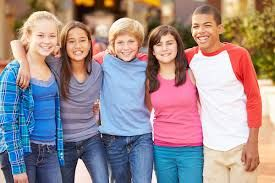
#> input picture Project/Face Detection/image1.jpg, 275 x 183 px, found by its file name
$ jupyter execute 'Face Detection Project.ipynb'
#> lines starting #> are read from the running program, lines starting #| are printed output that depends on the picture; after the words box and inside, x2 and y2 are one past the last pixel; in counts of white or black regions, pixels touching at a corner belong together
## Import Libraries

[cell 1]
import cv2
import numpy as np
import pandas as pd
import matplotlib.pyplot as plt
import seaborn as sns

[cell 2]
import cv2
import matplotlib.pyplot as plt

### Read the Image and Display shape

[cell 3]
image = cv2.imread('C:\\Program Files\\Project\\Face Detection\\image1.jpg')
#> image is the input picture: shape (183, 275, 3); mean B, G, R 142.6, 140, 157.6
display (image.shape)

### Display the Image with Matplotlib

[cell 4]
plt.imshow(image)
plt.show()

### Print the Image Values and Pixel Values

[cell 5]
print(image)
#> (printed output is left out)

### Display the Image with CV2

[cell 6]
cv2.imshow('', image)
cv2.waitKey(0)

### Resize the Image

[cell 7]
image = cv2.resize(image, (800, 600))
#> image: shape (600, 800, 3)

image.shape
#> Out = (600, 800, 3)

### Display the Image to Small size Image

[cell 8]
cv2.imshow('',image)
cv2.waitKey(0)

### Gray Image  is Convert to Back and White

[cell 9]
image_gray = cv2.cvtColor(image, cv2.COLOR_BGR2GRAY)
cv2.imshow('',image_gray)
cv2.waitKey(0)

### display the Size of the Gray Image(Back and White)

[cell 10]
display (image_gray.shape)

### Load Face Detector . Xml file

[cell 11]
face_detector = cv2.CascadeClassifier('C:\\Program Files\\Project\\Face Detection\\haarcascade_frontalface_default.xml')
face_detector

### Display the Face Detection co-ordinates values

[cell 12]
detections = face_detector.detectMultiScale(image_gray)
#> detections = [[182, 101, 88, 88], [325, 108, 83, 83], [542, 49, 93, 93], [438, 112, 86, 86], [80, 78, 103, 103]]
display (detections)

### Display the length and Number of face detected

[cell 13]
display (len(detections))

### Display each detected face with rectangle

[cell 14]
x=390  # X - Co ordinates
y=323  # Y- Co ordinates
w=56   # Face Width
h=56   # Face Height
cv2.rectangle(image_gray, (x, y), (x + w, y + h), (0,255,255), 1)
cv2.imshow('', image_gray)
cv2.waitKey(0)

### Second detected face with rectangle

[cell 15]
x=115  # X - Co ordinates
y=124  # Y- Co ordinates
w=52   # Face Width
h=52   # Face Height

cv2.rectangle(image_gray, (x, y), (x + w, y + h), (0,255,255), 5)
cv2.imshow('', image_gray)
cv2.waitKey(0)

### Third detected face with rectangle

[cell 16]
x=475  # X - Co ordinates
y=123  # Y- Co ordinates
w=59   # Face Width
h=59  # Face Height
cv2.rectangle(image_gray, (x, y), (x + w, y + h), (0,255,255), 5)
cv2.imshow('', image_gray)
cv2.waitKey(0)

### Display all detected face with rectangle

[cell 17]
for (x, y, w, h) in detections:
  #print (x, y, w, h)
  cv2.rectangle(image_gray, (x, y), (x + w, y + h), (0,255,255), 5)
#> this loop made 5 passes
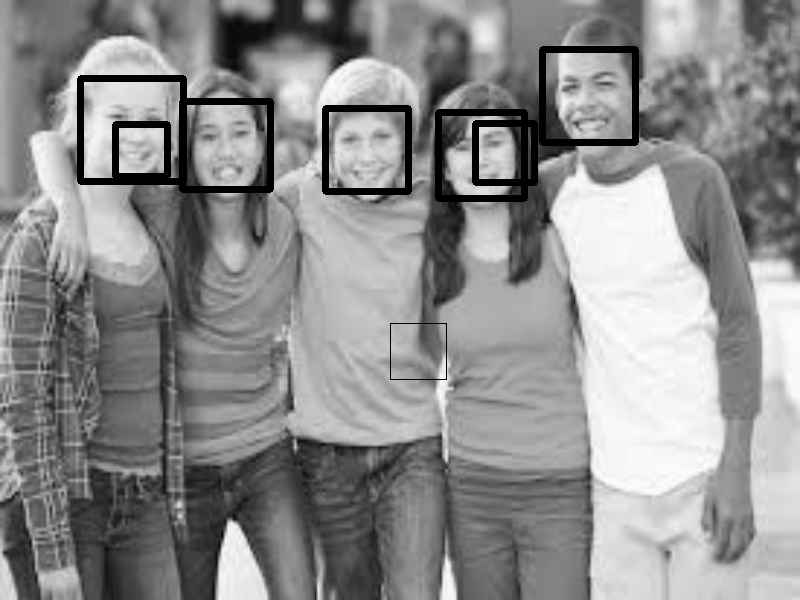
#> image_gray: shape (600, 800); min 0, max 254, mean 141
cv2.imshow('', image_gray)
cv2.waitKey(0)
plt.show()

### face detection by colour image

[cell 18]
image = cv2.imread('C:\\Program Files\\Project\\Face Detection\\image1.jpg')
display (image.shape)
image = cv2.resize(image, (800, 600)) # Resize image
display (image.shape)
detections = face_detector.detectMultiScale(image)
display (detections)

### Display  the Image

[cell 19]
for (x, y, w, h) in detections:
  #print (x, y, w, h)
  cv2.rectangle(image, (x, y), (x + w, y + h), (0,255,255), 5)
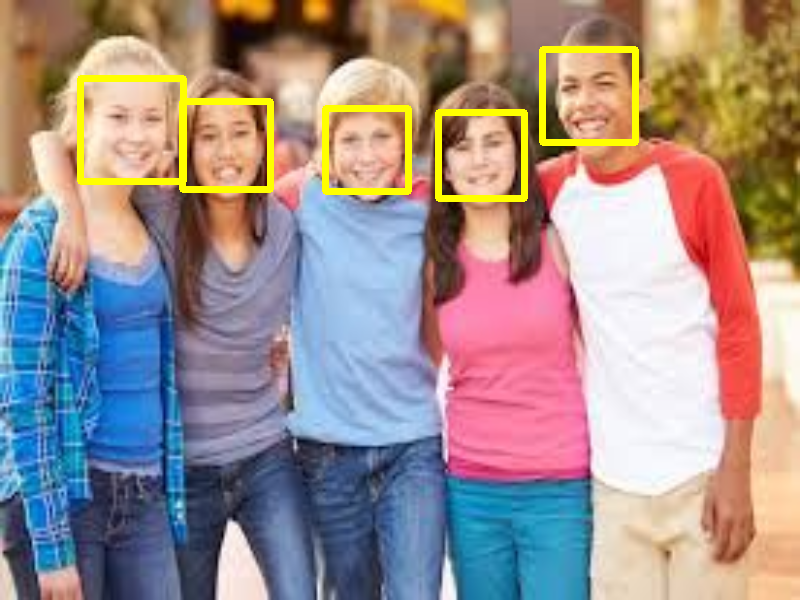
#> image: shape (600, 800, 3); mean B, G, R 140, 143.2, 159.7
cv2.imshow('',image)
cv2.waitKey(0)
plt.show()

### parameter - Scale factor

[cell 20]
image = cv2.imread('C:\\Program Files\\Project\\Face Detection\\image1.jpg')
image = cv2.resize(image, (800, 600)) # Resize image
image_gray = cv2.cvtColor(image, cv2.COLOR_BGR2GRAY)
detections = face_detector.detectMultiScale(image_gray, scaleFactor = 1.09)
#> detections = [[182, 102, 87, 87], [324, 109, 83, 83], [438, 113, 86, 86], [540, 48, 95, 95], [79, 76, 105, 105]]
display (detections)
for (x, y, w, h) in detections:
    cv2.rectangle(image, (x, y), (x + w, y + h), (0,255,0), 5)
#> this loop made 5 passes
#> image: shape (600, 800, 3); mean B, G, R 140, 143.3, 153.3
cv2.imshow('',image)
cv2.waitKey(0)
plt.show()

### Load Image and display It

[cell 21]
image = cv2.imread('C:\\Program Files\\Project\\Face Detection\\image1.jpg')
cv2.imshow('',image)
cv2.waitKey(0)
plt.show()

[cell 22]
image = cv2.imread('C:\\Program Files\\Project\\Face Detection\\image1.jpg')
image_gray = cv2.cvtColor(image, cv2.COLOR_BGR2GRAY)
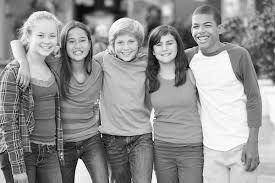
#> image_gray: shape (183, 275); min 4, max 255, mean 145.6
detections = face_detector.detectMultiScale(image_gray, scaleFactor = 1.09)
#> detections = [[187, 14, 30, 30], [63, 30, 29, 29], [111, 31, 28, 28], [151, 34, 27, 27], [31, 24, 31, 31]]
display (detections)
for (x, y, w, h) in detections:
    print(w, h)
    cv2.rectangle(image, (x, y), (x + w, y + h), (0,255,0), 2)
#> this loop made 5 passes
#| 30 30
#| 29 29
#| 28 28
#| 27 27
#| 31 31
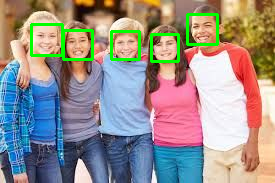
#> image: shape (183, 275, 3); 3.31% of pixels changed, all inside (x1, y1, x2, y2) = (30, 13, 219, 63)
cv2.imshow('',image)
cv2.waitKey(0)
plt.show()

### parameter -min Neighbors-It reduces false positive

[cell 23]
image = cv2.imread('C:\\Program Files\\Project\\Face Detection\\image1.jpg')

image_gray = cv2.cvtColor(image, cv2.COLOR_BGR2GRAY)
detections = face_detector.detectMultiScale(image_gray, scaleFactor = 1.2,minNeighbors=7)
#> detections = [[63, 30, 29, 29], [151, 33, 29, 29]]
display (detections)
for (x, y, w, h) in detections:
    print(w, h)
    cv2.rectangle(image, (x, y), (x + w, y + h), (0,255,0), 2)
#> this loop made 2 passes
#| 29 29
#| 29 29
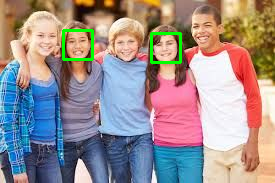
#> image: shape (183, 275, 3); 1.37% of pixels changed, all inside (x1, y1, x2, y2) = (62, 29, 182, 64)
cv2.imshow('',image)
cv2.waitKey(0)
plt.show()

### Minsize and Maxsize

[cell 24]
image = cv2.imread('C:\\Program Files\\Project\\Face Detection\\image1.jpg')
image_gray = cv2.cvtColor(image, cv2.COLOR_BGR2GRAY)
detections = face_detector.detectMultiScale(image_gray, scaleFactor = 1.2,minNeighbors=7,minSize=(20,20), maxSize=(100,100))
display (detections)
for (x, y, w, h) in detections:
    print(w, h)
    cv2.rectangle(image, (x, y), (x + w, y + h), (0,255,0), 2)
cv2.imshow('',image)
cv2.waitKey(0)
plt.show()

## Eye Detector

### Load Eye detector . Xml file

[cell 25]
eye_detector= cv2.CascadeClassifier('C:\\Program Files\\Project\\Face Detection\\haarcascade_eye.xml')

display (eye_detector)

### Use Both Eye  And Face Detection

[cell 26]
image = cv2.imread('C:\\Program Files\\Project\\Face Detection\\image1.jpg')
display (image.shape)

image = cv2.resize(image, (1600,1000)) # Resize image
#> image: shape (1000, 1600, 3)
print(image.shape)
#| (1000, 1600, 3)
face_detections = face_detector.detectMultiScale(image, scaleFactor = 1.3, minSize = (30,30))
#> face_detections = [[369, 159, 165, 165], [653, 173, 155, 155], [892, 184, 147, 147], [1089, 75, 170, 170], [185, 131, 168, 168]]
for (x, y, w, h) in face_detections:
    cv2.rectangle(image, (x, y), (x + w, y + h), (0,255,0), 2)
#> this loop made 5 passes
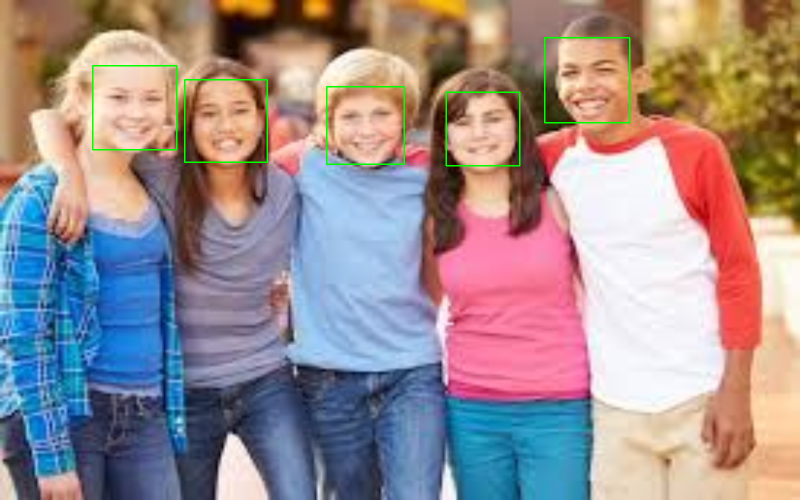
#> image: shape (1000, 1600, 3) (shown at 1/2 size); mean B, G, R 141.9, 140.7, 156.5

eye_detections = eye_detector.detectMultiScale(image, scaleFactor = 1.1, minNeighbors=10, maxSize=(60,60))
#> eye_detections = 15 rows, first 6: [859, 27, 49, 49], [146, 157, 39, 39], [453, 200, 47, 47], [798, 298, 45, 45], [1185, 119, 46, 46], [280, 176, 46, 46]

for (x, y, w, h) in eye_detections:
    print(w, h)
    cv2.rectangle(image, (x, y), (x + w, y + h), (0,0,255), 2)
#> this loop made 15 passes
#> (x, y, w, h) on passes 1 to 12: (859, 27, 49, 49), (146, 157, 39, 39), (453, 200, 47, 47), (798, 298, 45, 45), (1185, 119, 46, 46), (280, 176, 46, 46), (398, 207, 45, 45), (962, 275, 42, 42), (29, 64, 50, 50), (1118, 121, 47, 47), (227, 844, 41, 41), (214, 171, 48, 48)
#| 49 49
#| 39 39
#| 47 47
#| 45 45
#| 46 46
#| 46 46
#| 45 45
#| 42 42
#> (further printed lines are left out)
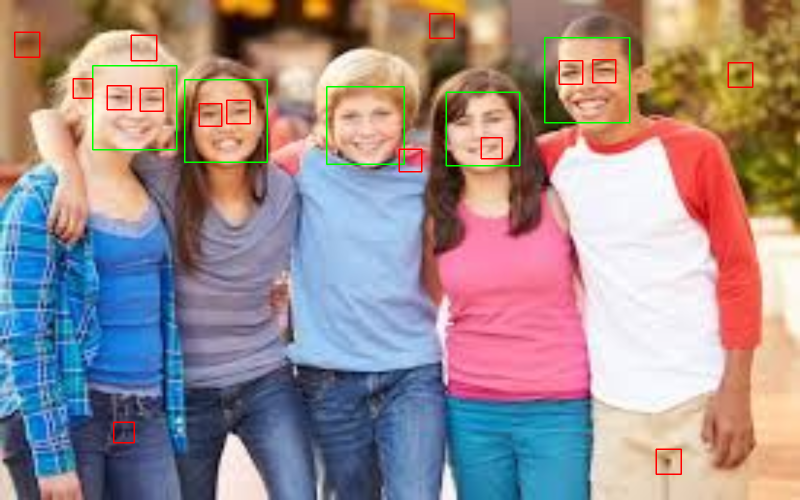
#> image: shape (1000, 1600, 3) (shown at 1/2 size); 0.52% of pixels changed, all inside (x1, y1, x2, y2) = (28, 26, 1507, 950)
cv2.imshow('',image)
cv2.waitKey(0)
plt.show()

## Full Body Detector

### Load . Xml file

[cell 27]
full_detector  = cv2.CascadeClassifier('C:\\Program Files\\Project\\Face Detection\\fullbody.xml')
display (full_detector)

### Load Image

[cell 28]
image = cv2.imread('C:\\Program Files\\Project\\Face Detection\\image2.jpg')
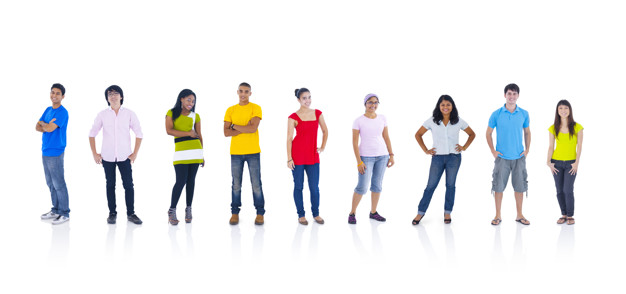
#> input picture Project/Face Detection/image2.jpg, 626 x 294 px, found by its file name
#> image is the input picture: shape (294, 626, 3); mean B, G, R 234.7, 234.1, 235.2
display (image.shape)
cv2.imshow('',image)
cv2.waitKey(0)
plt.show()

### Body detector

[cell 29]
image_gray = cv2.cvtColor(image, cv2.COLOR_BGR2GRAY)
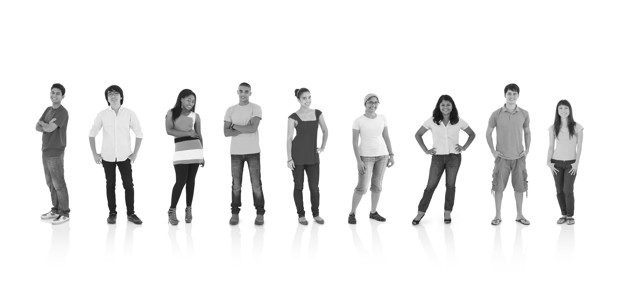
#> image_gray: shape (294, 626); min 15, max 255, mean 234.5
detections = full_detector.detectMultiScale(image_gray,scaleFactor = 1.05,minNeighbors=5,minSize = (50,50))
#> detections = [[530, 104, 66, 132], [267, 85, 75, 149], [14, 61, 83, 165], [327, 72, 81, 162], [462, 65, 88, 176], [139, 78, 81, 162], [196, 50, 94, 188], [70, 58, 93, 187]]
for(x,y,w,h) in detections:
        cv2.rectangle(image, (x, y), (x + w, y + h), (0,255,0), 2)
#> this loop made 8 passes
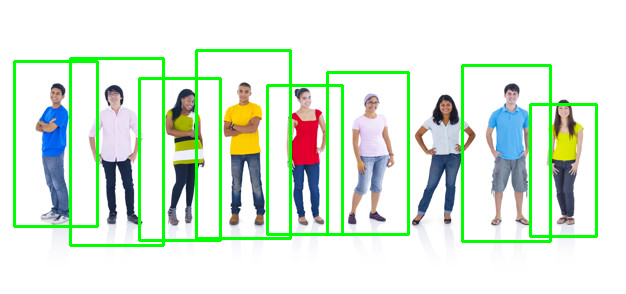
#> image: shape (294, 626, 3); 6.35% of pixels changed, all inside (x1, y1, x2, y2) = (13, 49, 598, 247)
cv2.imshow('',image)
cv2.waitKey(0)
plt.show()
